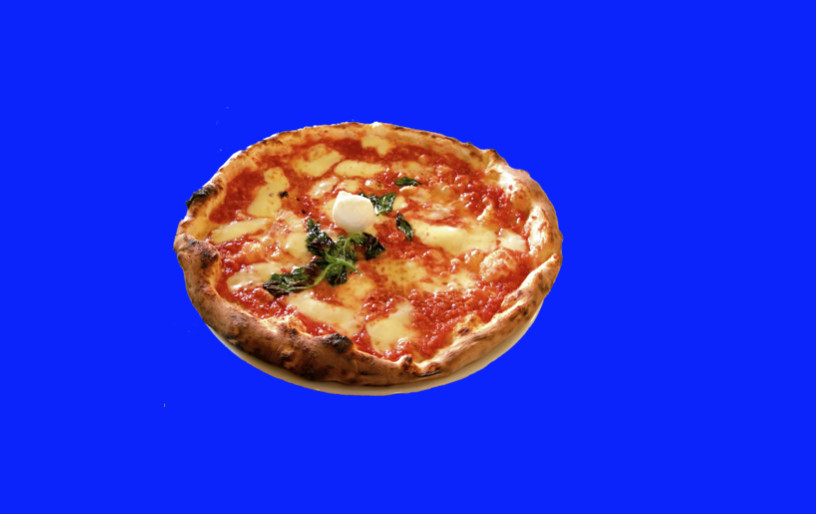
#> input picture 1_1_Image_Representation/images/pizza_bluescreen.jpg, 816 x 514 px, found by its file name
$ jupyter execute 'Blue Screen.ipynb'   (shell and % lines are left out)
#> lines starting #> are read from the running program, lines starting #| are printed output that depends on the picture; after the words box and inside, x2 and y2 are one past the last pixel; in counts of white or black regions, pixels touching at a corner belong together
# Color Threshold, Blue Screen

### Import resources

[cell 1]
import matplotlib.pyplot as plt
import numpy as np
import cv2

### Read in and display the image

[cell 2]
# Read in the image
image = cv2.imread('images/pizza_bluescreen.jpg')
#> image is the input picture: shape (514, 816, 3); mean B, G, R 214.8, 51.2, 44.9

# Print out the type of image data and its dimensions (height, width, and color)
print('This image is:', type(image),
      ' with dimensions:', image.shape)
#| This image is: <class 'numpy.ndarray'>  with dimensions: (514, 816, 3)

[cell 3]
# Make a copy of the image
image_copy = np.copy(image)

# Change color to RGB (from BGR)
image_copy = cv2.cvtColor(image_copy, cv2.COLOR_BGR2RGB)

# Display the image copy
plt.imshow(image_copy)

### Define the color threshold

[cell 4]
## TODO: Define the color selection boundaries in RGB values
# play around with these values until you isolate the blue background
lower_blue = np.array([0,0,200])
upper_blue = np.array([70,70,255])

### Create a mask

[cell 5]
# Define the masked area
mask = cv2.inRange(image_copy, lower_blue, upper_blue)
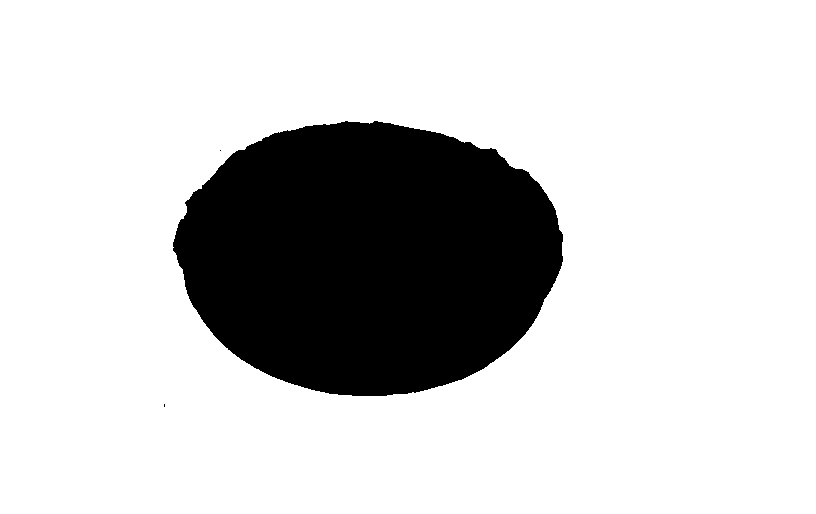
#> mask: shape (514, 816); 80.2% white; 3 black regions (2 under 20 px), largest, box (x1, y1, x2, y2) and area: (173, 121, 563, 396) 83077

# Vizualize the mask
plt.imshow(mask, cmap='gray')

[cell 6]
print(mask)
#> (printed output is left out)

[cell 7]
# Mask the image to let the pizza show through
masked_image = np.copy(image_copy)

print(np.shape(masked_image))
#| (514, 816, 3)
print(np.shape(masked_image[mask != 0]))
#| (336343, 3)
masked_image[mask != 0] = [0, 0, 0]
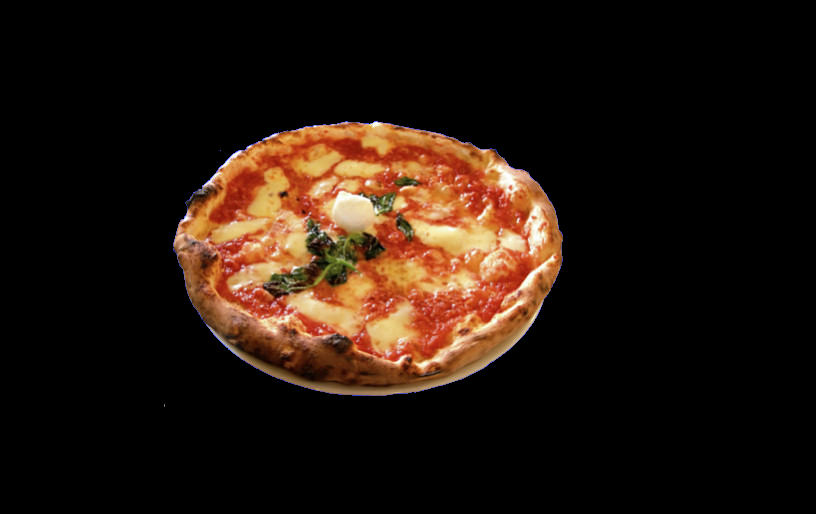
#> masked_image: shape (514, 816, 3); mean R, G, B 36.1, 22.3, 13.5

# Display it!
plt.imshow(masked_image)

### Mask and add a background image

[cell 8]
# Load in a background image, and convert it to RGB
background_image = cv2.imread('images/space_background.jpg')
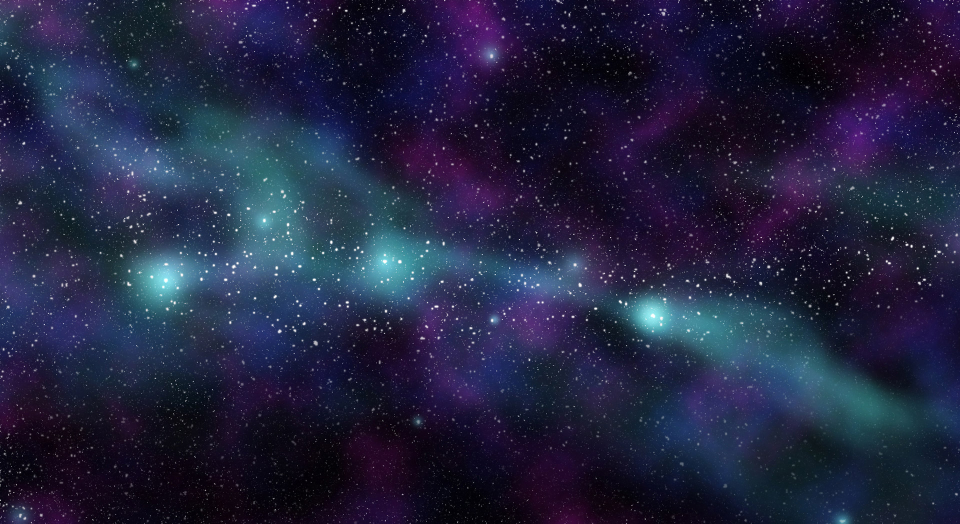
#> input picture 1_1_Image_Representation/images/space_background.jpg, 1920 x 1047 px, found by its file name (shown at 1/2 size)
#> background_image is the input picture: shape (1047, 1920, 3); mean B, G, R 64, 35.9, 33.2
background_image = cv2.cvtColor(background_image, cv2.COLOR_BGR2RGB)

# Crop it to the right size (514x816)
crop_background = background_image[0:514, 0:816]
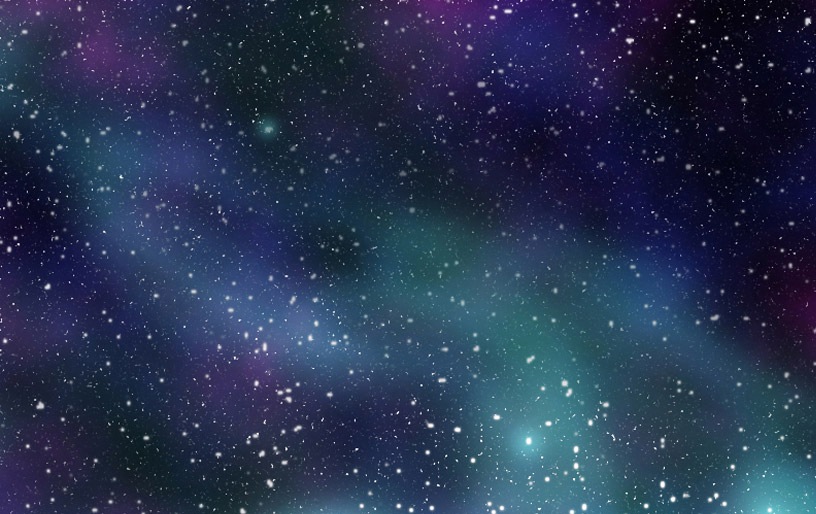
#> crop_background: shape (514, 816, 3); mean R, G, B 38.4, 51.7, 80

# Mask the cropped background so that the pizza area is blocked
crop_background[mask == 0] = [0, 0, 0]
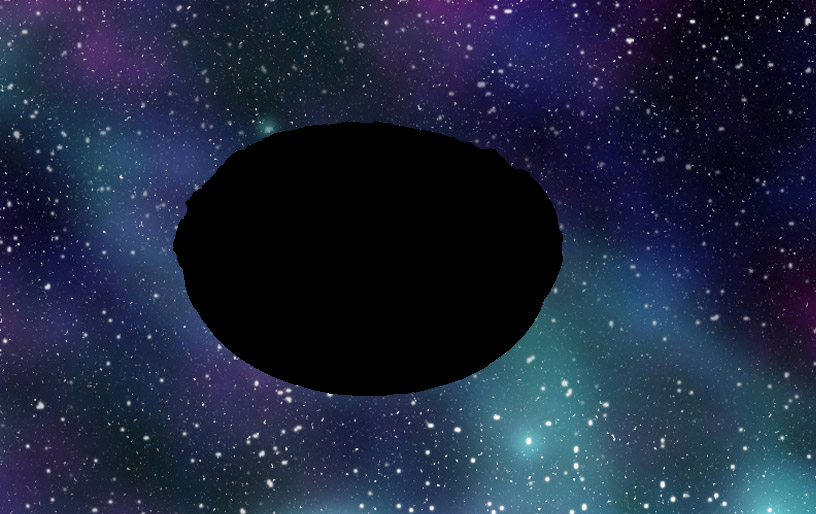
#> crop_background: shape (514, 816, 3); 19.81% of pixels changed, all inside (x1, y1, x2, y2) = (164, 121, 563, 407)

# Display the background
plt.imshow(crop_background)

### Create a complete image

[cell 9]
# Add the two images together to create a complete image!
complete_image = masked_image + crop_background
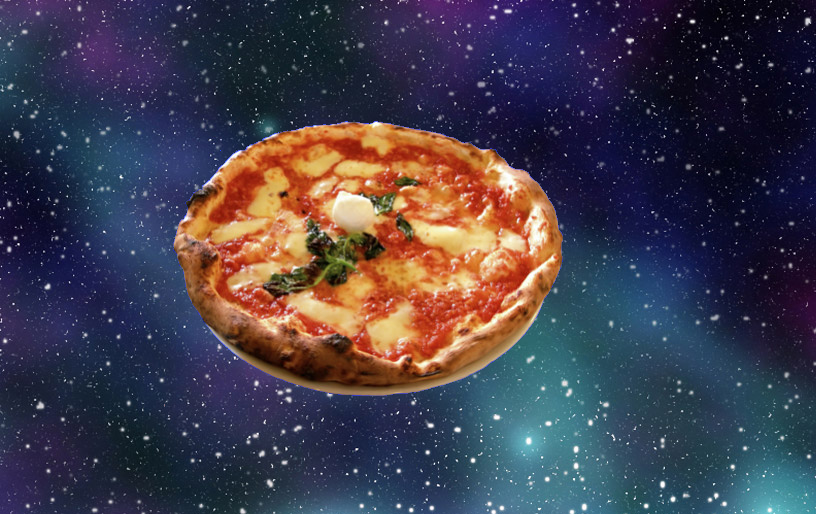
#> complete_image: shape (514, 816, 3); mean R, G, B 66.1, 61.3, 75.3

# Display the result
plt.imshow(complete_image)
